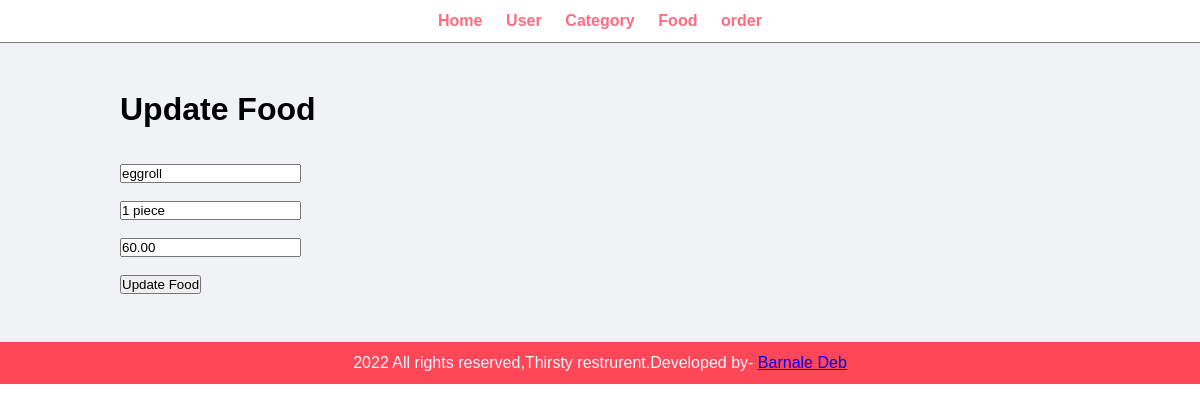
The app's page /admin2/update-food.php?id=3 with its own data.
### tables this page shows
CREATE TABLE `table_food` (
  `id` int(10) UNSIGNED NOT NULL,
  `name` varchar(255) NOT NULL,
  `quantity` varchar(255) NOT NULL,
  `price` decimal(10,2) NOT NULL
);

### admin2/dao.php (called while the page is built, shortened)
<?php
function get_row_food($id){
    $con=$GLOBALS['con'];
    $sql="select * from table_food where id=$id";
    $result=$con->query($sql);
    if($result->num_rows>0){
        $row=$result->fetch_assoc();
    }
    return $row;
}
?>

### admin2/update-food.php (the view, shortened to what this page needs)
<?php
include "menu.php";
include "dao.php";
$id=$_GET['id'];
$food=get_row_food($id);
?>
<html>
    <head>
        <link href="all.css" rel="stylesheet">
    </head>
    <body>
    <div class="main-content">
            <div class="wrapper">
                <h1>Update Food</h1>
                <br>
                <br>
                <form action="control.php" method="post">
                    <input type="text" name="name" value="<?=$food['name'];?>" >
                    <br>
                    <br>
                    <input type="text" name="quantity" value="<?=$food['quantity'];?>" >
                    <br>
                    <br>
                    <input type="text" name="price" value="<?=$food['price'];?>" >
                    <br>
                    <br>
                    <input type="submit" name="update-food" value="Update Food">
                </form>
            </div>
        </div>
    </body>
</html>
<?php include "footer.php"; ?>

### admin2/all.css (style rules this page uses)
* { margin :0; padding: 0; font-family: Arial, Helvetica, sans-serif; }
.wrapper { padding: 1%; width: 80%; margin: 0 auto; }
.main-content { background-color: #f1f2f6; padding: 3% 0%; }

### problem/admin.css (style rules this page uses)
* { margin :0; padding: 0; font-family: Arial, Helvetica, sans-serif; }
.wrapper { padding: 1%; width: 80%; margin: 0 auto; }
.main-content { background-color: #f1f2f6; padding: 3% 0%; }

### records on screen
table_food: name "eggroll", quantity "1 piece", price "60.00"
